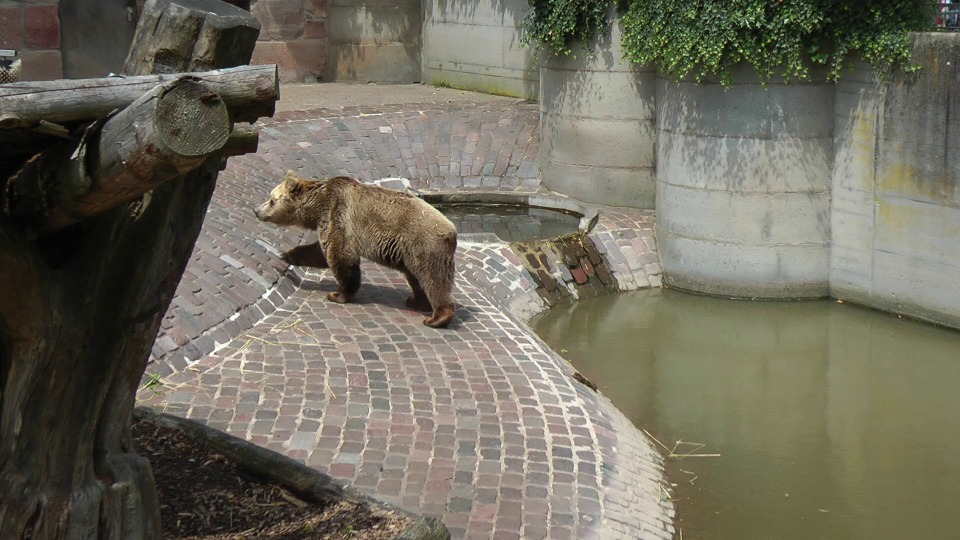
#> input picture data/bear01/bear01_0001.jpg, 960 x 540 px
$ python -i optical_flow.py   (imports and definitions only)
#> lines starting #> are read from the running program, lines starting #| are printed output that depends on the picture
"""
Optical flow estimation for point tracking.

This module implements Lucas-Kanade optical flow for sparse point tracking,
as used in the Ochs et al. long-term point tracking pipeline.

The Lucas-Kanade algorithm assumes brightness constancy within a local window:
    I(x, y, t) ≈ I(x + dx, y + dy, t+1)

The displacement is computed by solving a least-squares system using the
structure tensor (second moment matrix) of image gradients.
"""

from typing import Tuple, Optional, List
import numpy as np

try:
    import cv2
    HAS_CV2 = True
except ImportError:
    HAS_CV2 = False

try:
    from scipy import ndimage
    from scipy.ndimage import gaussian_filter
    HAS_SCIPY = True
except ImportError:
    HAS_SCIPY = False


# [30 lines left out: function compute_image_pyramid, not called in this run]


def compute_spatial_derivatives(
    image: np.ndarray,
    sigma: float = 1.0
) -> Tuple[np.ndarray, np.ndarray]:
    """
    Compute spatial derivatives Ix and Iy using Sobel filters.

    Args:
        image: Input image (H, W) grayscale.
        sigma: Optional Gaussian smoothing before derivatives.

    Returns:
        Tuple of (Ix, Iy) derivatives.
    """
#> called with sigma = 1
    if HAS_SCIPY:
        if sigma > 0:
            smoothed = gaussian_filter(image.astype(np.float64), sigma=sigma)
        else:
            smoothed = image.astype(np.float64)

        # Sobel derivatives
        Ix = ndimage.sobel(smoothed, axis=1, mode='reflect') / 8.0
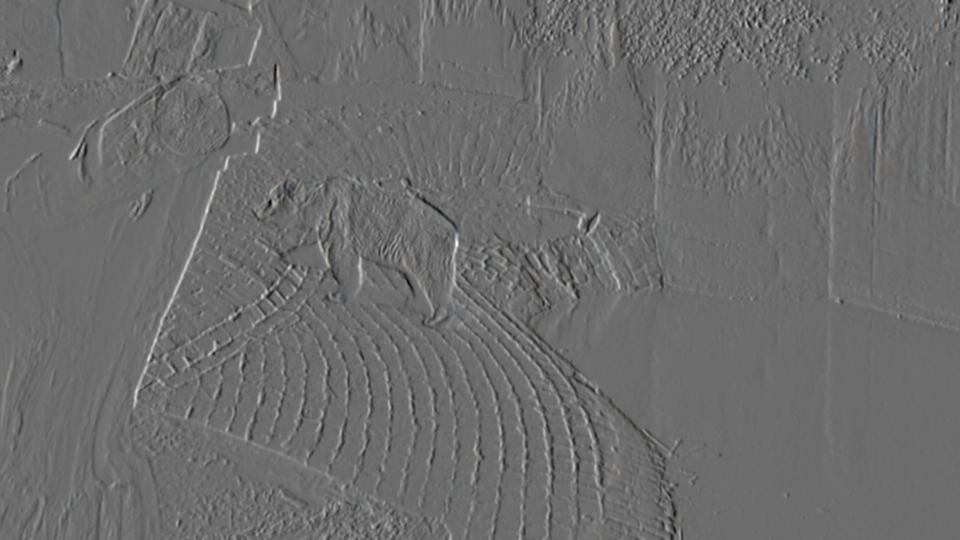
#> Ix: shape (540, 960, 3) float64; mean R, G, B 0.3, 0.3, 0.3; drawn with min black and max white
        Iy = ndimage.sobel(smoothed, axis=0, mode='reflect') / 8.0
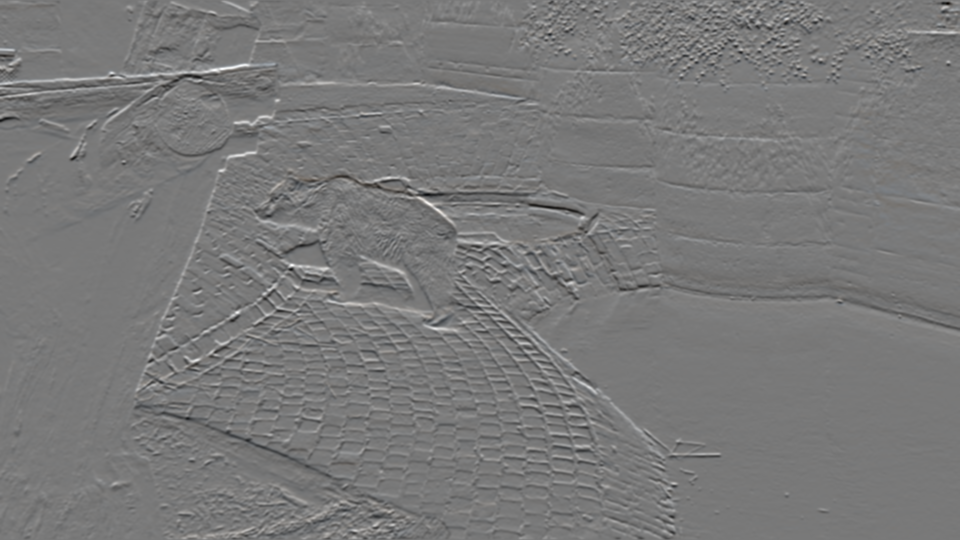
#> Iy: shape (540, 960, 3) float64; mean R, G, B 0.2, 0.2, 0.2; drawn with min black and max white
    else:
        # Simple finite differences fallback
        img = image.astype(np.float64)
        Ix = np.zeros_like(img)
        Iy = np.zeros_like(img)
        Ix[:, 1:-1] = (img[:, 2:] - img[:, :-2]) / 2.0
        Iy[1:-1, :] = (img[2:, :] - img[:-2, :]) / 2.0

    return Ix, Iy


# [520 lines left out: functions compute_optical_flow_lk, extract_patch_bilinear, track_points_lk, _track_point_pyramid, _extract_patch_bilinear_fast, track_points_opencv, not called in this run]


class OpticalFlowTracker:
    """
    High-level interface for optical flow tracking.

    Provides a unified interface for different tracking backends.
    """

    # [192 lines left out: functions __init__, track, track_sequence, track_forward_backward, track_with_forward_backward, not called in this run]


class ForwardBackwardTracker:
    """
    Tracker with forward-backward consistency checking for robust tracking.

    This tracker uses bidirectional optical flow to detect and handle:
    - Occlusions (points that become hidden)
    - Tracking failures (drift, aperture problem)
    - Motion boundaries (points near object edges)

    Attributes:
        fb_threshold: Maximum forward-backward error for valid tracks.
        tracker: Underlying optical flow tracker.
    """

    # [149 lines left out: functions __init__, track, track_sequence, compute_fb_statistics, not called in this run]

>>> import cv2
>>> picture = cv2.cvtColor(cv2.imread('data/bear01/bear01_0001.jpg'), cv2.COLOR_BGR2RGB)
>>> result = compute_spatial_derivatives(picture)
